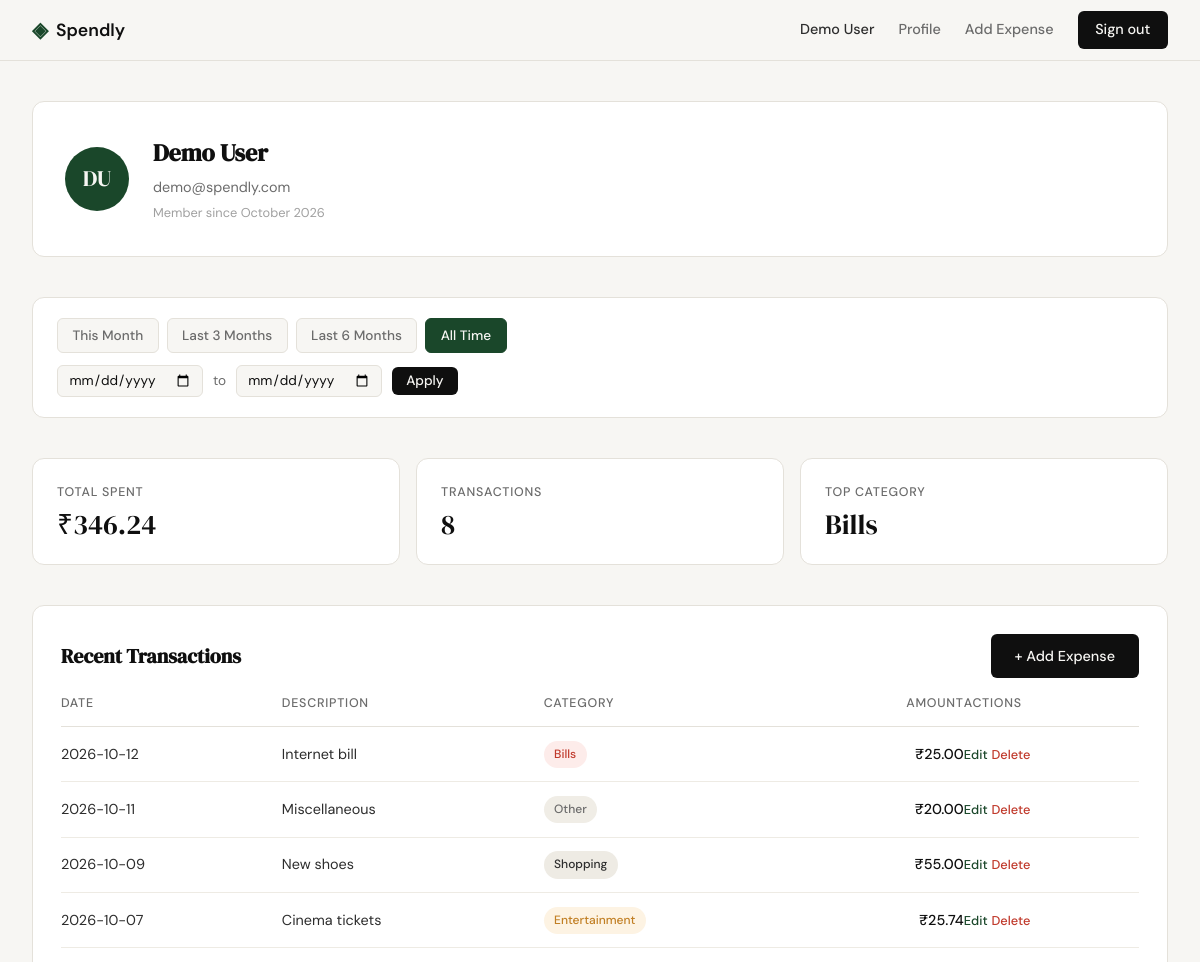
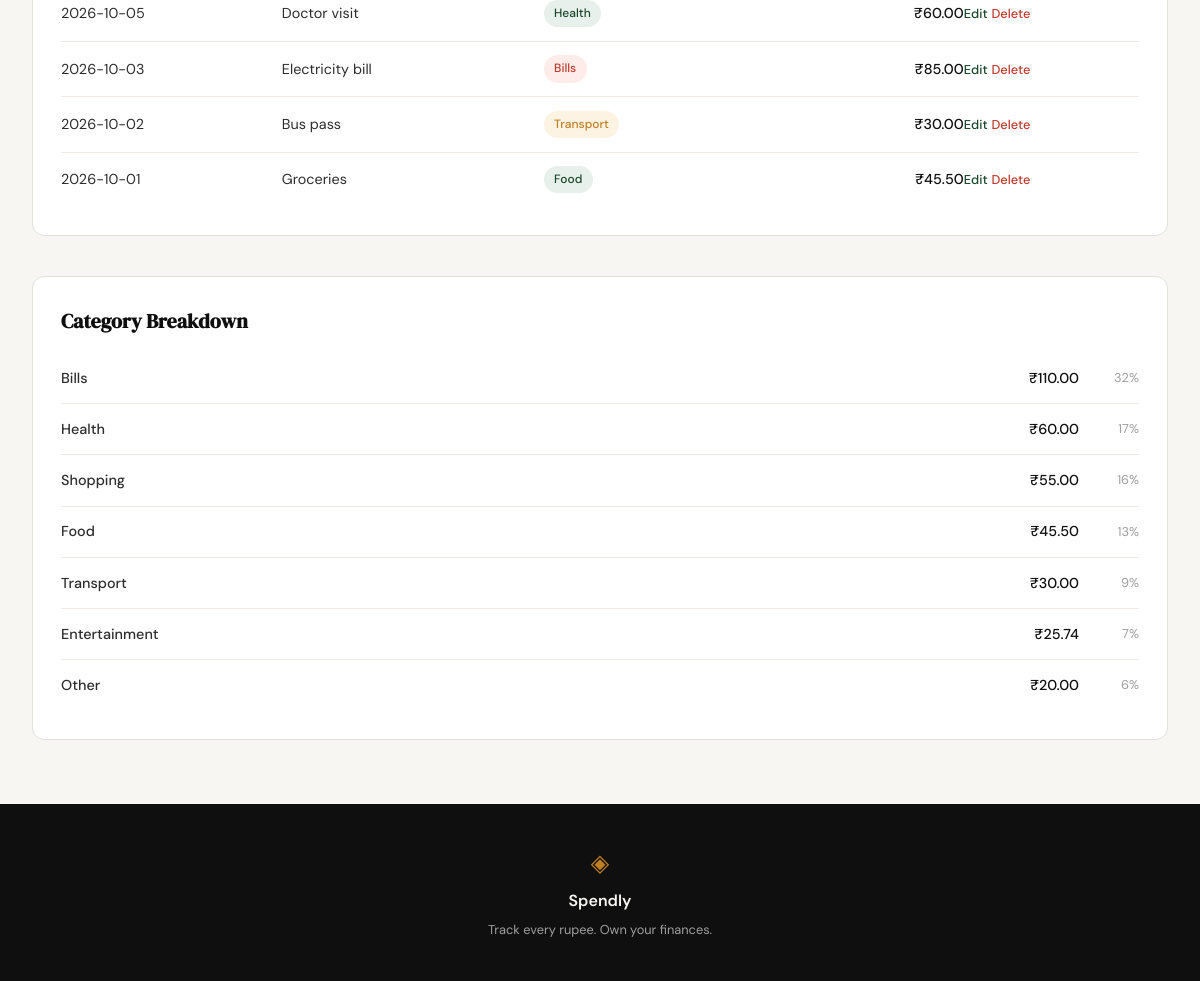
The page /profile (signed in) on the database its author committed (2 pictures, top to bottom).
### tables this page shows
CREATE TABLE users (
            id            INTEGER PRIMARY KEY AUTOINCREMENT,
            name          TEXT    NOT NULL,
            email         TEXT    NOT NULL UNIQUE,
            password_hash TEXT    NOT NULL,
            created_at    TEXT    NOT NULL DEFAULT CURRENT_TIMESTAMP
        );

CREATE TABLE expenses (
            id          INTEGER PRIMARY KEY AUTOINCREMENT,
            user_id     INTEGER NOT NULL REFERENCES users(id),
            amount      REAL    NOT NULL,
            category    TEXT    NOT NULL,
            date        TEXT    NOT NULL,
            description TEXT,
            created_at  TEXT    NOT NULL DEFAULT CURRENT_TIMESTAMP
        );

### app.py (the view)
@app.route("/profile")
def profile():
    if not session.get("user_id"):
        return redirect(url_for("login"))
    user_id = session["user_id"]
    raw_from = request.args.get("date_from", "").strip()
    raw_to   = request.args.get("date_to",   "").strip()
    date_from = date_to = None
    try:
        if raw_from:
            datetime.strptime(raw_from, "%Y-%m-%d")
            date_from = raw_from
    except ValueError:
        pass
    try:
        if raw_to:
            datetime.strptime(raw_to, "%Y-%m-%d")
            date_to = raw_to
    except ValueError:
        pass
    if date_from and date_to and date_from > date_to:
        flash("Start date must be before end date.")
        date_from = date_to = None
    today          = date.today()
    today_s        = today.isoformat()
    this_month_s   = today.replace(day=1).isoformat()
    three_months_s = _subtract_months(today, 3).isoformat()
    six_months_s   = _subtract_months(today, 6).isoformat()
    presets = [
        {
            "label": "This Month",
            "url": url_for("profile", date_from=this_month_s, date_to=today_s),
            "active": date_from == this_month_s and date_to == today_s,
        },
        {
            "label": "Last 3 Months",
            "url": url_for("profile", date_from=three_months_s, date_to=today_s),
            "active": date_from == three_months_s and date_to == today_s,
        },
        {
            "label": "Last 6 Months",
            "url": url_for("profile", date_from=six_months_s, date_to=today_s),
            "active": date_from == six_months_s and date_to == today_s,
        },
        {
            "label": "All Time",
            "url": url_for("profile"),
            "active": date_from is None and date_to is None,
        },
    ]
    user = get_user_by_id(user_id)
    if user is None:
        session.clear()
        return redirect(url_for("login"))
    parts = user["name"].split()
    user["initials"] = "".join(p[0].upper() for p in parts[:2])
    stats              = get_summary_stats(user_id, date_from=date_from, date_to=date_to)
    expenses           = get_recent_transactions(user_id, limit=10, date_from=date_from, date_to=date_to)
    category_breakdown = get_category_breakdown(user_id, date_from=date_from, date_to=date_to)
    return render_template(
        "profile.html",
        user=user,
        stats=stats,
        expenses=expenses,
        category_breakdown=category_breakdown,
        date_from=date_from,
        date_to=date_to,
        presets=presets,
    )

### app.py (called while the page is built)
def _subtract_months(d, n):
    month, year = d.month - n, d.year
    while month <= 0:
        month += 12
        year -= 1
    return d.replace(year=year, month=month,
                     day=min(d.day, calendar.monthrange(year, month)[1]))

### database/db.py (called while the page is built)
def get_db():
    conn = sqlite3.connect(DB_PATH)
    conn.row_factory = sqlite3.Row
    conn.execute("PRAGMA foreign_keys = ON")
    return conn

### database/queries.py (called while the page is built)
def get_user_by_id(user_id):
    conn = get_db()
    row = conn.execute(
        "SELECT name, email, created_at FROM users WHERE id = ?", (user_id,)
    ).fetchone()
    conn.close()
    if row is None:
        return None
    dt = datetime.strptime(row["created_at"][:10], "%Y-%m-%d")
    return {
        "name": row["name"],
        "email": row["email"],
        "member_since": dt.strftime("%B %Y"),
    }

def get_recent_transactions(user_id, limit=10, date_from=None, date_to=None):
    date_clause = ""
    date_params = []
    if date_from and date_to:
        date_clause = " AND date BETWEEN ? AND ?"
        date_params = [date_from, date_to]
    conn = get_db()
    rows = conn.execute(
        "SELECT id, date, description, category, amount "
        "FROM expenses WHERE user_id = ?" + date_clause +
        " ORDER BY date DESC, id DESC LIMIT ?",
        [user_id] + date_params + [limit],
    ).fetchall()
    conn.close()
    return [dict(row) for row in rows]

def get_category_breakdown(user_id, date_from=None, date_to=None):
    date_clause = ""
    date_params = []
    if date_from and date_to:
        date_clause = " AND date BETWEEN ? AND ?"
        date_params = [date_from, date_to]
    conn = get_db()
    rows = conn.execute(
        "SELECT category, SUM(amount) AS amount "
        "FROM expenses WHERE user_id = ?" + date_clause +
        " GROUP BY category ORDER BY amount DESC",
        [user_id] + date_params,
    ).fetchall()
    conn.close()
    if not rows:
        return []
    items = [{"name": row["category"], "amount": row["amount"]} for row in rows]
    total = sum(item["amount"] for item in items)
    pcts = [round(item["amount"] / total * 100) for item in items]
    pcts[0] += 100 - sum(pcts)
    for item, pct in zip(items, pcts):
        item["pct"] = pct
    return items

### templates/profile.html (shortened to what this page needs)
{% extends "base.html" %}
{% block head %}
<link rel="stylesheet" href="{{ url_for('static', filename='css/profile.css') }}">
{% endblock %}
{% block content %}
<div class="profile-page">
    <section class="user-card">
        <div class="avatar">{{ user.initials }}</div>
        <div class="user-info">
            <h1 class="user-name">{{ user.name }}</h1>
            <p class="user-email">{{ user.email }}</p>
            <p class="user-since">Member since {{ user.member_since }}</p>
        </div>
    </section>
    <section class="filter-bar">
        <div class="filter-presets">
            {% for p in presets %}
            <a href="{{ p.url }}" class="filter-preset{% if p.active %} active{% endif %}">
                {{ p.label }}
            </a>
            {% endfor %}
        </div>
        <form method="GET" action="{{ url_for('profile') }}" class="filter-custom">
            <input type="date" name="date_from" class="filter-date-input"
                   value="{{ date_from or '' }}">
            <span class="filter-sep">to</span>
            <input type="date" name="date_to" class="filter-date-input"
                   value="{{ date_to or '' }}">
            <button type="submit" class="filter-apply">Apply</button>
        </form>
    </section>
    <section>
        <div class="stats-row">
            <div class="stat-tile">
                <span class="stat-label">Total Spent</span>
                <span class="stat-value">₹{{ stats.total_spent }}</span>
            </div>
            <div class="stat-tile">
                <span class="stat-label">Transactions</span>
                <span class="stat-value">{{ stats.transaction_count }}</span>
            </div>
            <div class="stat-tile">
                <span class="stat-label">Top Category</span>
                <span class="stat-value">{{ stats.top_category }}</span>
            </div>
        </div>
    </section>
    <section class="transactions-section">
        <div class="section-header">
            <h2 class="section-title">Recent Transactions</h2>
            <a href="{{ url_for('add_expense') }}" class="btn-primary">+ Add Expense</a>
        </div>
        <table class="transactions-table">
            <thead>
                <tr>
                    <th>Date</th>
                    <th>Description</th>
                    <th>Category</th>
                    <th class="text-right">Amount</th>
                    <th>Actions</th>
                </tr>
            </thead>
            <tbody>
                {% for tx in expenses %}
                <tr>
                    <td>{{ tx.date }}</td>
                    <td>{{ tx.description or "—" }}</td>
                    <td>
                        <span class="badge badge-{{ tx.category | lower }}">
                            {{ tx.category }}
                        </span>
                    </td>
                    <td class="text-right amount">₹{{ "%.2f" | format(tx.amount) }}</td>
                    <td>
                        <a href="{{ url_for('edit_expense', id=tx.id) }}" class="action-link">Edit</a>
                        <form method="POST" action="{{ url_for('delete_expense', id=tx.id) }}"
                              style="display:inline"
                              onsubmit="return confirm('Delete this expense?')">
                            <button type="submit" class="btn-delete">Delete</button>
                        </form>
                    </td>
                </tr>
                {% endfor %}
            </tbody>
        </table>
    </section>
    <section class="breakdown-section">
        <div class="section-header">
            <h2 class="section-title">Category Breakdown</h2>
        </div>
        <div class="breakdown-list">
            {% for cat in category_breakdown %}
            <div class="breakdown-row">
                <span class="breakdown-name">{{ cat.name }}</span>
                <span class="breakdown-amount">₹{{ "%.2f" | format(cat.amount) }}</span>
                <span class="breakdown-pct">{{ cat.pct }}%</span>
            </div>
            {% endfor %}
        </div>
    </section>
</div>
{% endblock %}

### templates/base.html (shortened to what this page needs)
<!DOCTYPE html>
<html lang="en">
<head>
    <link rel="stylesheet" href="{{ url_for('static', filename='css/style.css') }}">
    {% block head %}{% endblock %}
</head>
<body>
    <nav class="navbar">
        <div class="nav-inner">
            <a href="{{ url_for('landing') }}" class="nav-brand">
                <span class="brand-icon">◈</span>
                <span class="brand-name">Spendly</span>
            </a>
            <div class="nav-links">
                {% if session.user_id %}
                    <span class="nav-username">{{ user.name if user is defined else "Account" }}</span>
                    <a href="{{ url_for('profile') }}">Profile</a>
                    <a href="{{ url_for('add_expense') }}">Add Expense</a>
                    <a href="{{ url_for('logout') }}" class="nav-cta">Sign out</a>
                {% else %}
                    <a href="{{ url_for('login') }}">Sign in</a>
                    <a href="{{ url_for('register') }}" class="nav-cta">Get started</a>
                {% endif %}
            </div>
        </div>
    </nav>
    <main class="main-content">
        {% block content %}{% endblock %}
    </main>
    <footer class="footer">
        <div class="footer-inner">
            <span class="brand-icon">◈</span>
            <span class="footer-name">Spendly</span>
            <p class="footer-copy">Track every rupee. Own your finances.</p>
        </div>
    </footer>
</body>
</html>

### static/css/style.css (style rules this page uses)
:root { --ink: #0f0f0f; --ink-soft: #2d2d2d; --ink-muted: #6b6b6b; --ink-faint: #a0a0a0; --paper: #f7f6f3; --paper-warm: #f0ede6; --paper-card: #ffffff; --accent: #1a472a; --accent-light: #e8f0eb; --accent-2: #c17f24; --accent-2-light: #fdf3e3; --danger: #c0392b; --danger-light: #fdecea; --border: #e4e1da; --border-soft: #eeebe4; --font-display: 'DM Serif Display', Georgia, serif; --font-body: 'DM Sans', system-ui, sans-serif; --max-width: 1200px; --auth-width: 440px; --radius-sm: 6px; --radius-md: 12px; --radius-lg: 20px; }
*, *::before, *::after { box-sizing: border-box; margin: 0; padding: 0; }
html { font-size: 16px; scroll-behavior: smooth; }
body { background: var(--paper); color: var(--ink); font-family: var(--font-body); font-size: 1rem; line-height: 1.6; -webkit-font-smoothing: antialiased; }
a { color: inherit; text-decoration: none; }
.navbar { position: sticky; top: 0; z-index: 100; background: var(--paper); border-bottom: 1px solid var(--border); padding: 0 2rem; }
.nav-inner { max-width: var(--max-width); margin: 0 auto; height: 60px; display: flex; align-items: center; justify-content: space-between; }
.nav-brand { display: flex; align-items: center; gap: 0.5rem; font-family: var(--font-body); font-weight: 600; font-size: 1.1rem; color: var(--ink); }
.brand-icon { color: var(--accent); font-size: 1.3rem; }
.brand-name { color: var(--ink); }
.nav-links { display: flex; align-items: center; gap: 1.5rem; font-size: 0.9rem; font-weight: 500; }
.nav-links a { color: var(--ink-muted); transition: color 0.2s; }
.nav-cta { background: var(--ink) !important; color: var(--paper) !important; padding: 0.45rem 1.1rem; border-radius: var(--radius-sm); transition: background 0.2s !important; }
.main-content { min-height: calc(100vh - 60px - 100px); }
.btn-primary { display: inline-block; background: var(--ink); color: var(--paper); padding: 0.65rem 1.5rem; border-radius: var(--radius-sm); font-family: var(--font-body); font-size: 0.9rem; font-weight: 500; cursor: pointer; border: none; transition: background 0.2s; text-decoration: none; }
.btn-delete { background: none; border: none; padding: 0; font-family: var(--font-body); font-size: 0.8rem; font-weight: 500; color: var(--danger); cursor: pointer; }
.footer { background: var(--ink); color: var(--paper); padding: 2.5rem 2rem; text-align: center; }
.footer-inner { display: flex; flex-direction: column; align-items: center; gap: 0.4rem; }
.footer .brand-icon { color: var(--accent-2); font-size: 1.5rem; }
.footer-name { font-weight: 600; font-size: 1rem; }
.footer-copy { font-size: 0.8rem; color: var(--ink-faint); }

### rows shown on the page
users: name "Demo User", email "demo@spendly.com"
expenses: date "2026-10-12", description "Internet bill", category "Bills", amount "25.00"
expenses: date "2026-10-11", description "Miscellaneous", category "Other", amount "20.00", name "Other", pct "6"
expenses: date "2026-10-09", description "New shoes", category "Shopping", amount "55.00", name "Shopping", pct "16"
expenses: date "2026-10-07", description "Cinema tickets", category "Entertainment", amount "25.74", name "Entertainment", pct "7"
expenses: date "2026-10-05", description "Doctor visit", category "Health", amount "60.00", name "Health", pct "17"
expenses: date "2026-10-03", description "Electricity bill", category "Bills", amount "85.00"
expenses: date "2026-10-02", description "Bus pass", category "Transport", amount "30.00", name "Transport", pct "9"
expenses: date "2026-10-01", description "Groceries", category "Food", amount "45.50", name "Food", pct "13"

### other values the page prints
{{ user.initials }} "DU"
{{ user.member_since }} "October 2026"
{{ p.label }} "This Month" "Last 3 Months" "Last 6 Months" "All Time"
{{ stats.total_spent }} "346.24"
{{ stats.transaction_count }} "8"
{{ stats.top_category }} "Bills"
{{ cat.name }} "Bills"
{{ "%.2f" | format(cat.amount) }} "110.00"
{{ cat.pct }} "32"
